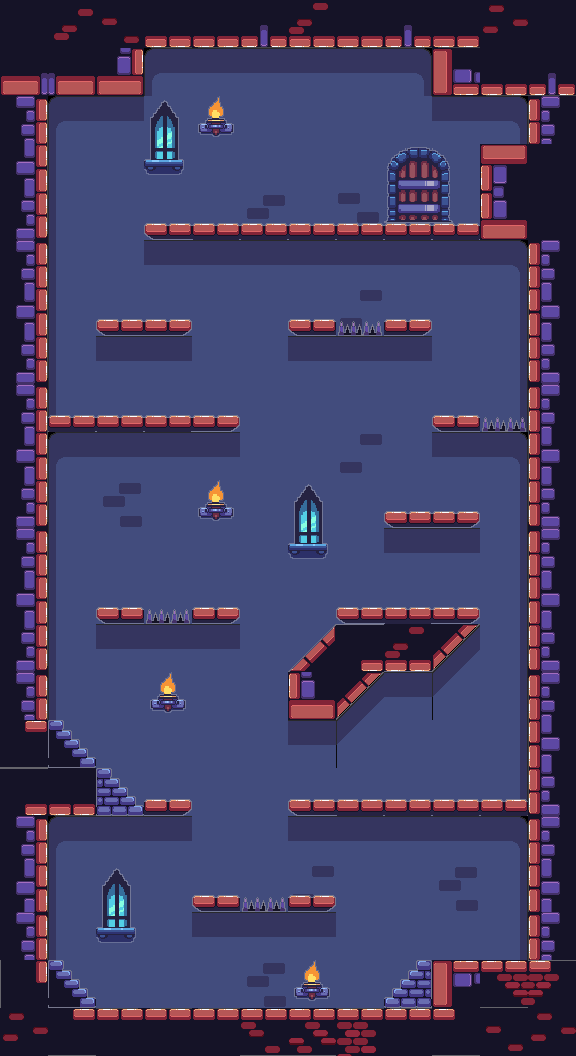

Below is a game level as drawn by its tile map, then a one-line description and the .tmx file that defines it, in full:
An orthogonal 12x22 tile map with 48x48 px tiles, 3 tile layers (Background 1, Background 2, Background 3) and 31 objects.

<map version="1.5" tiledversion="1.7.2" orientation="orthogonal" renderorder="right-down" width="12" height="22" tilewidth="48" tileheight="48" infinite="0" nextlayerid="7" nextobjectid="326">
 <tileset firstgid="1" source="map_1.tsx" />
 <layer id="1" name="Background 1" width="12" height="22">
  <data encoding="csv">
1,2,3,20,20,21,22,20,21,20,4,1,
19,31,87,218,219,219,219,219,228,104,20,21,
37,218,219,238,238,238,238,238,238,219,228,49,
55,236,238,238,238,238,238,238,238,238,68,1,
73,236,238,238,238,245,238,223,238,238,86,1,
37,236,238,219,219,219,219,219,219,219,228,49,
55,236,238,238,238,238,238,225,238,238,246,67,
73,236,219,219,238,238,219,219,219,238,246,85,
37,236,238,238,238,238,238,238,238,238,246,49,
55,218,219,219,219,238,238,225,238,219,228,67,
73,236,245,238,238,238,238,238,238,238,246,85,
37,236,238,238,238,238,238,238,219,219,246,49,
55,236,238,238,238,238,238,238,238,238,246,67,
73,236,219,219,219,238,238,238,225,215,246,85,
37,236,238,238,238,238,238,215,219,233,246,49,
121,238,238,238,238,238,219,233,238,238,246,67,
1073741945,20,238,238,238,238,238,238,238,238,246,85,
37,218,219,219,238,238,219,219,219,219,228,49,
55,236,238,238,238,238,225,238,238,245,246,67,
37,236,238,238,219,219,219,238,238,238,246,49,
3758096505,238,238,238,238,245,238,238,238,50,111,1073741941,
4,121,102,1073741844,1073741844,109,110,80,1073741844,120,3,4
</data>
 </layer>
 <layer id="2" name="Background 2" width="12" height="22">
  <data encoding="csv">
0,0,0,0,0,0,0,0,0,0,0,0,
0,0,0,0,0,0,0,0,0,0,0,0,
0,0,0,0,0,0,0,0,0,0,0,0,
0,0,0,0,0,0,0,0,0,0,0,0,
0,0,0,187,188,188,188,188,188,188,0,0,
0,0,0,0,0,0,0,0,0,0,0,0,
0,0,187,189,0,0,187,157,189,0,0,0,
0,0,0,0,0,0,0,0,0,0,0,0,
0,188,188,188,189,0,0,0,0,187,157,0,
0,0,0,0,0,0,0,0,0,0,0,0,
0,0,0,0,0,0,0,0,187,189,0,0,
0,0,0,0,0,0,0,0,0,0,0,0,
0,0,187,157,189,0,0,187,188,189,0,0,
0,0,0,0,0,0,15,1073741945,22,1073741840,0,0,
0,0,0,0,0,0,86,1073741840,0,0,0,0,
0,152,0,0,0,0,0,0,0,0,0,0,
0,0,153,189,0,0,187,188,188,188,188,0,
0,0,0,0,0,0,0,0,0,0,0,0,
0,0,0,0,187,157,189,0,0,0,0,0,
0,0,0,0,0,0,0,0,0,0,0,0,
0,152,0,0,0,0,0,0,154,0,0,0,
0,0,0,0,0,0,0,0,0,0,0,0
</data>
 </layer>
 <layer id="3" name="Background 3" width="12" height="22">
  <data encoding="csv">
0,0,0,0,0,0,0,0,0,0,0,0,
0,0,0,0,0,0,0,0,0,0,0,0,
0,0,0,289,217,0,0,0,0,0,0,0,
0,0,0,307,0,0,0,0,290,291,0,0,
0,0,0,0,0,0,0,0,308,309,0,0,
0,0,0,0,0,0,0,0,0,0,0,0,
0,0,0,0,0,0,0,0,0,0,0,0,
0,0,0,0,0,0,0,0,0,0,0,0,
0,0,0,0,0,0,0,0,0,0,0,0,
0,0,0,0,0,0,0,0,0,0,0,0,
0,0,0,0,217,0,289,0,0,0,0,0,
0,0,0,0,0,0,307,0,0,0,0,0,
0,0,0,0,0,0,0,0,0,0,0,0,
0,0,0,0,0,0,0,0,0,0,0,0,
0,0,0,217,0,0,0,0,0,0,0,0,
0,0,0,0,0,0,0,0,0,0,0,0,
0,0,0,0,0,0,0,0,0,0,0,0,
0,0,0,0,0,0,0,0,0,0,0,0,
0,0,289,0,0,0,0,0,0,0,0,0,
0,0,307,0,0,0,0,0,0,0,0,0,
0,0,0,0,0,0,217,0,0,0,0,0,
0,0,0,0,0,0,0,0,0,0,0,0
</data>
 </layer>
 <objectgroup id="4" name="Walls">
  <object id="274" x="98.1385" y="1009.01">
   <polygon points="0,0 286.667,0 142,22.6667" />
  </object>
  <object id="275" x="49.4719" y="817.674">
   <polygon points="0,0 0,142 -22.6667,70.6667" />
  </object>
  <object id="276" x="434.138" y="960.34">
   <polygon points="0,0 94,0 47.3333,12.6667" />
  </object>
  <object id="277" x="528.805" y="240.007">
   <polygon points="0,0 0,721 32,337" />
  </object>
  <object id="278" x="48.8052" y="98.0071">
   <polygon points="0,0 -1,620 -28,287" />
  </object>
  <object id="279" x="143.805" y="49.0071">
   <polygon points="0,0 0,46 -94,47" />
  </object>
  <object id="280" x="432.805" y="47.0071">
   <polygon points="0,0 0,49 96,49" />
  </object>
  <object id="281" x="144.805" y="48.0071">
   <polygon points="0,0 285,0 143,-30" />
  </object>
  <object id="282" x="481.805" y="144.007">
   <polygon points="-0.727273,1.27273 47,1.09091 47.2727,-47.9091 81,35 45,97 0,97" />
  </object>
  <object id="283" x="49.5552" y="961.507">
   <polygon points="0,0 14.5,-0.25 14.75,9.75 22.75,10 22.25,18.75 30.75,19 30.75,27.75 37.75,27.75 38.5,28 38,36.75 46.5,37 46.75,46.75" />
  </object>
  <object id="284" x="385.555" y="1008.76">
   <polygon points="0,0 -0.25,-10.25 8,-10.75 8,-18.75 15.75,-19.25 16.25,-27.75 24.25,-28.25 24,-37 32.5,-37.25 32.5,-47.25 47.25,-47.75" />
  </object>
  <object id="285" x="49.1385" y="817.34">
   <polygon points="0,0 95,0 95.3333,-10 86.6667,-10.3333 86.6667,-19.6667 79,-19.3333 79.3333,-28.3333 71.3333,-28.3333 70.6667,-37.3333 62,-38 62.3333,-47.3333 48.3333,-47.6667 48.6667,-58.6667 38.6667,-58 38.3333,-67.6667 30.6667,-67.6667 31,-76 23,-76.3333 23,-85 15,-86 14.3333,-95.6667 0.333333,-96.6667" />
  </object>
  <object id="286" x="145.805" y="801.34">
   <polygon points="0,0 46,0 46.6667,15 0,15.3333" />
  </object>
  <object id="287" x="193.472" y="897.007">
   <polygon points="0,0 46.6667,-0.333333 47,15.3333 -0.333333,15.3333" />
  </object>
  <object id="288" x="289.472" y="896.674">
   <polygon points="0,0 46,0 46.3333,15.3333 -0.333333,16" />
  </object>
  <object id="289" x="289.472" y="801.34">
   <polygon points="0,0 238,-0.666667 238.333,15 0,15.3333" />
  </object>
  <object id="290" x="290.305" y="721.007">
   <polygon points="0,0 47,0 95,-47.5 141.5,-47.5 190,-95.5 191,-111.5 47.5,-112 46.5,-97 -0.5,-48.5" />
  </object>
  <object id="291" x="384.805" y="513.507">
   <polygon points="0,0 95,-0.5 95,15 0.5,15.5" />
  </object>
  <object id="292" x="96.8052" y="609.007">
   <polygon points="0,0 47.5,0 47.5,14.5 0.5,15.5" />
  </object>
  <object id="293" x="193.305" y="608.507">
   <polygon points="0,0 46.5,0.5 46.5,15.5 0,15" />
  </object>
  <object id="294" x="50.3052" y="416.507">
   <polygon points="0,0 189,-0.5 189.5,15 -1,16.5" />
  </object>
  <object id="295" x="96.8052" y="321.007">
   <polygon points="0,0 94,0 94,14.5 0.5,15.5" />
  </object>
  <object id="296" x="434.305" y="417.007">
   <polygon points="0,0 45,0 45,14.5 -1,15.5" />
  </object>
  <object id="297" x="290.305" y="321.007">
   <polygon points="0,0 46.5,0 45.5,14.5 -1.5,15" />
  </object>
  <object id="298" x="385.805" y="321.007">
   <polygon points="0,0 46.5,0.5 46,14.5 -0.5,15" />
  </object>
  <object id="299" x="145.805" y="225.007">
   <polygon points="0,0 334,0 333.5,15.5 -0.5,15" />
  </object>
 </objectgroup>
 <objectgroup id="5" name="Traps">
  <object id="321" x="337.666" y="336.334">
   <polygon points="0,0 48.3333,0.333333 46.6667,-15.6667 1,-15.6667" />
  </object>
  <object id="322" x="481.515" y="432.849">
   <polygon points="0,0 1,-16.9091 45.2727,-17 47.2727,-0.181818" />
  </object>
  <object id="323" x="145.515" y="624.485">
   <polygon points="0,0 47.6364,0.363636 45.6364,-16.3636 2.18182,-16.1818" />
  </object>
  <object id="324" x="241.333" y="912.667">
   <polygon points="0,0 48,-0.25 45.75,-16.5 2.25,-16" />
  </object>
 </objectgroup>
 <objectgroup id="6" name="Door">
  <object id="325" x="384.121" y="223.939">
   <polygon points="0,0 69.25,-0.25 66,-4.25 65.25,-58.75 61.25,-64.75 58.25,-68.5 53.75,-71.75 49,-73.25 44.5,-75.25 37.25,-76.5 26.25,-76.5 20.25,-74.25 13.25,-70.5 7.75,-64.75 4,-58.75 3.75,-5" />
  </object>
 </objectgroup>
</map>
